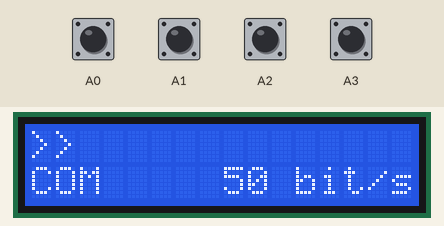
The program below on a simulated Arduino Uno, built with avr-gcc and run on an emulated ATmega328P. On the bench: 16×2 character LCD. The test bench sets the inputs (shaded band); at power-on: A0–3 HIGH. What the program prints to the serial monitor is not drawn.

Above: at 1.2 s.
1.3 s: A1 pulled LOW for 0.15 s
At 1.75 s:
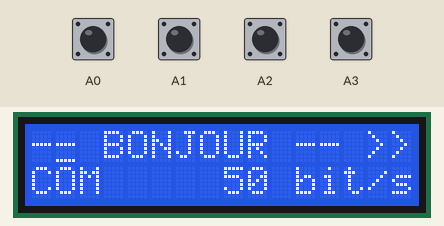
2.0 s: A1 pulled LOW for 1 s
At 3.7 s:
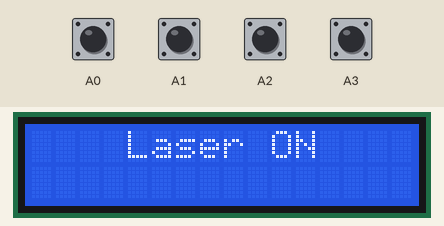
4.5 s: A0 pulled LOW for 1 s
At 4.67 s:
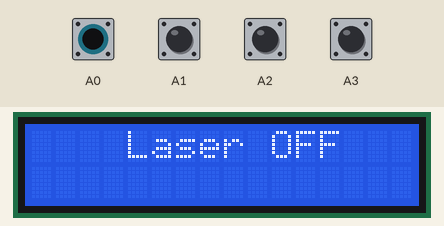
6.1 s: A2 pulled LOW for 0.15 s
At 6.25 s:
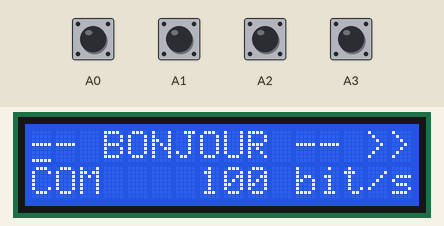
6.8 s: A3 pulled LOW for 1 s
At 8.5 s:
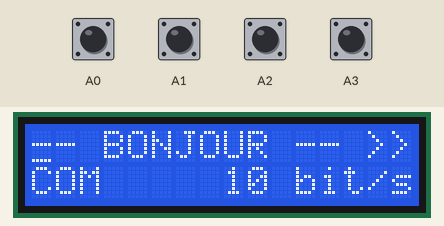
9.3 s: A0 pulled LOW for 0.15 s
At 10.0 s:
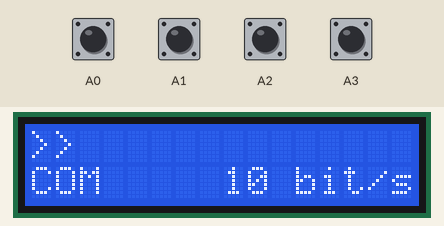
Timing chart, 0 to 11.9 s (numbered marks = the images above; inputs shaded):
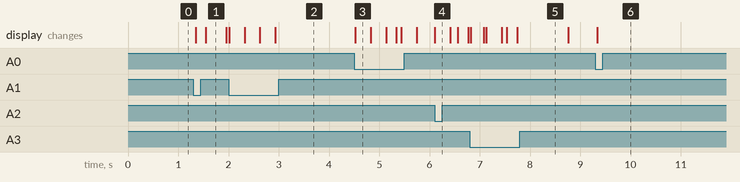

The program:

main.cpp
```cpp
#include <SoftwareSerial.h>
#include <LiquidCrystal.h>

int SlowWrite(byte b); // fonctions  maison pour une com série ultra-lente et non bloquante
char SlowRead();

void clearString(char *str, int len = 16)
{
  for (int i = 0; i < len; i++)
    str[i] = 0;
}

const int T_REPET_BUTTON = 300;  // Delay de repetition des bouton
const int T_USER_INTERFACE = 50; // Delay d'update de l'UI

LiquidCrystal lcd(12, 13, 11, 10, 9, 8); // L'écran
SoftwareSerial SerialS(2, 3, true);      // Liaison série soft pins 2 et 3

enum mode
{
  ON,
  OFF,
  BLINK,
  MSG1,
  MSG2,
  RECEIVE,
  REPEATER
};

const char *ModeDescription[] = {
    "    Laser ON    ",
    "    Laser OFF   ",
    "    CLIGNOTE    ",
    "SORBONNE UNIV.>>",
    "-- BONJOUR -- >>",
    ">>              ",
    "              >>"};

char message1[] = "SORBONNE UNIV.";
char message2[] = "-- BONJOUR -- ";

int modeMAX = 5;
int ModeSelect = RECEIVE;

long ComSpeed[] = {10, 30, 50, 100, 300, 600, 1200, 2400, 4800, 9600, 19200, 38400, 57600, 115200};
int SpeedMAX = 15;
int SpeedSelect = 2;

long Freq[] = {1, 5, 10, 50, 100, 500, 1000, 5000, 10000, 50000};
int FreqMAX = 9;
int FreqSelect = 0;
unsigned long HalfPeriod_us = 500000;

int MsBetweenChar = 200; // delay entre chaque caractère en ms

char StringRX[16]; // chaine de caractère lu sur le port série
char StringTX[16]; // chaine de caractère lu sur le port série pout transmission

void setup()
{
  // Démarrage de l'écran
  lcd.begin(16, 2);

  // Démarrage d'une liason série avec le PC
  Serial.begin(9600);
  Serial.println("Terminal Série");
  Serial.println("Projet Fibre Optique");

  // Config des pins des boutons
  pinMode(A3, INPUT_PULLUP);
  pinMode(A2, INPUT_PULLUP);
  pinMode(A1, INPUT_PULLUP);
  pinMode(A0, INPUT_PULLUP);

  pinMode(2, INPUT);
}

bool refresh = true;

void loop()
{

  /****************** Interface utilisateur ********************/
  static unsigned long tButRepet = 0;
  static unsigned long tUserInt = 0;

  // static unsigned long tbut = 0;
  char str[50];
  static int index = 0;
  static int indexToSend = 0;

  if (millis() > tUserInt + T_USER_INTERFACE)
  {
    tUserInt = millis();

    // Liaison série PC
    if (Serial.available())
    {                             // Si le PC parle à la carte
      if (ModeSelect != REPEATER) // passe en mode repeteur
      {
        ModeSelect = REPEATER;
        // indexToSend = index = 0;
        // clearString(StringTX);
        refresh = true;
      }
    }

    // Gestion des boutons

    static bool Butdisabled;

    bool SpUp = !digitalRead(A2); // Speed Up button pushed
    bool SpDw = !digitalRead(A3); // Speed Down button pushed
    bool MdUp = !digitalRead(A0); // Mode Up button pushed
    bool MdDw = !digitalRead(A1); // Mode Down button pushed

    if ((millis() > tButRepet + T_REPET_BUTTON) || !(SpUp || SpDw || MdUp || MdDw)) // Réarme les boutons
      Butdisabled = false;

    if (!Butdisabled)
    {

      if (SpUp || SpDw || MdUp || MdDw) // Un bouton a été appuyé
      {
        tButRepet = millis();
        refresh = true;
        Butdisabled = true; // Désarme les boutons

        if (ModeSelect == BLINK)
        {
          if (SpDw && FreqSelect > 0)
            FreqSelect--;
          if (SpUp && FreqSelect < FreqMAX)
            FreqSelect++;
        }
        else if (ModeSelect > BLINK)
        {
          if (SpDw && SpeedSelect > 0)
            SpeedSelect--;
          if (SpUp && SpeedSelect < SpeedMAX)
            SpeedSelect++;
        }

        if (MdDw && ModeSelect > 0)
          ModeSelect--;

        if (MdUp && ModeSelect < modeMAX)
          ModeSelect++;
      }
    }

    if (refresh)
    { // Rafraichit l'affichage et change la vitesse de com

      if (ComSpeed[SpeedSelect] >= 300)
        SerialS.begin(ComSpeed[SpeedSelect]);
      else
        SerialS.end();
      HalfPeriod_us = (unsigned long)(0.5 * 1e6 / (float)Freq[FreqSelect]);

      lcd.setCursor(0, 0);
      //Serial.println(ModeDescription[ModeSelect]);
      lcd.print(ModeDescription[ModeSelect]);
      indexToSend = index = 0;
      clearString(StringRX);
      clearString(StringTX);

      lcd.setCursor(0, 1);

      if (ModeSelect == BLINK)
        sprintf(str, "FREQ %6ld Hz  ", Freq[FreqSelect]);
      else if (ModeSelect == ON || ModeSelect == OFF)
        sprintf(str, "                ");
      else
        sprintf(str, "COM %6ld bit/s", ComSpeed[SpeedSelect]);
      //Serial.println(ComSpeed[SpeedSelect]);
      lcd.print(str);

      refresh = false;
    }

    //// Affiche un curseur si c'est pas trop rapide
    if ((ModeSelect == MSG1 || ModeSelect == MSG2 || ModeSelect == REPEATER) && ComSpeed[SpeedSelect] <= 100)
    {
      lcd.cursor();
      lcd.setCursor(index, 0);
    }
    else
      lcd.noCursor();

    //// Affiche le message si en mode réception
    if (ModeSelect == RECEIVE)
    {
      lcd.setCursor(2, 0);
      lcd.print(StringRX);
      // lcd.cursor();
      // lcd.setCursor(index + 2, 0);
    }

    if (ModeSelect == REPEATER)
    {
      lcd.setCursor(0, 0);
      lcd.print(StringTX);
      lcd.cursor();
      lcd.setCursor(indexToSend - 1, 0);
    }
  }

  /*************************************** Gestion du laser ************************/

  static unsigned long tOld_us; // Utilisé pour le clignotement
  static bool state = false;
  unsigned long t_us = micros();

  switch (ModeSelect)
  {
  case ON:
    digitalWrite(3, HIGH);
    break;
  case OFF:
    digitalWrite(3, LOW);
    break;
  case BLINK:
  {
    int NRep = 1;
    if (Freq[FreqSelect] >= 100L)
    {
      NRep = Freq[FreqSelect] / 4;

      for (int i = 0; i < NRep; i++)
      {
        digitalWrite(3, state);
        state = !state;
        delayMicroseconds(HalfPeriod_us);
      }
    }
    else
    {
      if (t_us - tOld_us > HalfPeriod_us - 6)
      { // Toggle laser
        digitalWrite(3, state);
        state = !state;
        tOld_us += HalfPeriod_us;
      }
    }
  }
  break;

  case MSG1:
  case MSG2:
  {
    char *message = ModeSelect == MSG1 ? message1 : message2;

    if (SlowWrite(message[index]))
      index = (index + 1) % 14;
  }
  break;
  case RECEIVE:
  {
    char c = SlowRead();

    if (c != 0)
    {
      Serial.print(c);
      if (index < 14)
      {
        StringRX[index] = c;
        index++;
      }
      else
      {
        for (int i; i < 13; i++)
          StringRX[i] = StringRX[i + 1];
        StringRX[13] = c;
      }
    }
  }
  break;
  case REPEATER:

    if (indexToSend < index)
      if (SlowWrite(StringTX[indexToSend]))
        indexToSend++;

    if (Serial.available())
    {
      char c = Serial.read();
      if (c < ' ') // Si le caractère n'est pas imprimable on met un espace
        c = ' ';
      // break;
      // Serial.print((int)c);Serial.print(" ");
      if (index < 14)
      {
        StringTX[index] = c;
        index++;
      }
      else if (indexToSend > 0)
      {
        for (int i = 0; i < 13; i++)
          StringTX[i] = StringTX[i + 1];
        StringTX[13] = c;
        indexToSend--;
      }
    }
    break;
  }
}

int SlowWrite(byte b)
{
  static long nextT = 0;
  static int k = -1; // numéro du bit
  static long Periode = 1e6 / ComSpeed[SpeedSelect];

  if (ComSpeed[SpeedSelect] >= 300) // Si la vitesse est grande on utilise le software serial
  {
    SerialS.write(b);
    delay(100);
    return 1;
  }

  long t = micros();

  if (t > nextT + 2 * Periode) // il y a eu un bug on reset
    k = -1;

  if (t > nextT) // Next bit
  {
    if (k < 0)
    {
      Periode = 1e6 / ComSpeed[SpeedSelect];
      digitalWrite(3, HIGH); // bit d'amorçe
      nextT = t + Periode;
      k = 0;
      return 0;
    }

    if (k < 8)
    {
      digitalWrite(3, !(b & 1 << k)); // next bit
      nextT = nextT + Periode;
      k++;
      return 0;
    }
    else
    {
      digitalWrite(3, LOW);
      k = -1;
      nextT = nextT + 10 * Periode;
      return 1;
    }
  }

  return 0;
}

char SlowRead()
{
  static long nextT = 0;
  static int k = -1; // numéro du bit
  static long Periode = 1e6 / ComSpeed[SpeedSelect];
  static char c;

  if (ComSpeed[SpeedSelect] >= 300)
  {
    if (SerialS.available())
      return SerialS.read();
    else
      return 0;
  }

  long t = micros();

  if (t > nextT + 2 * Periode) // il y a eu un bug on reset
    k = -1;

  if (k < 0)
  {
    Periode = 1e6 / ComSpeed[SpeedSelect];
    c = 0;
    bool inputB = digitalRead(2);

    if (inputB == LOW) // attend un front montant
      return 0;
    else // On a le front on démarre la lecture
    {
      k = 0;
      nextT = t + Periode + Periode / 4;
      return 0;
    }
  }

  if (t > nextT) // next bit
  {
    bool inputB = digitalRead(2);
    if (k < 8)
    {
      if (inputB == LOW)
        c += 1 << k;
      nextT = nextT + Periode;
      k++;
      return 0;
    }
    else
    {
      k = -1;
      return c;
    }
  }

  return 0;
}
```

Measured:
- after the input at 1.3 s, the display: first changes after 0.05 s (image 1 shows a later state)
- after the input at 2.0 s, the display: first changes at once (image 2 shows a later state)
- after the input at 4.5 s, the display: changes at once (image 3)
- after the input at 9.3 s, the display: changes at once (image 6)
- what the display in image 1 shows lasts 0.5 s, from 1.5 s to 2.0 s
